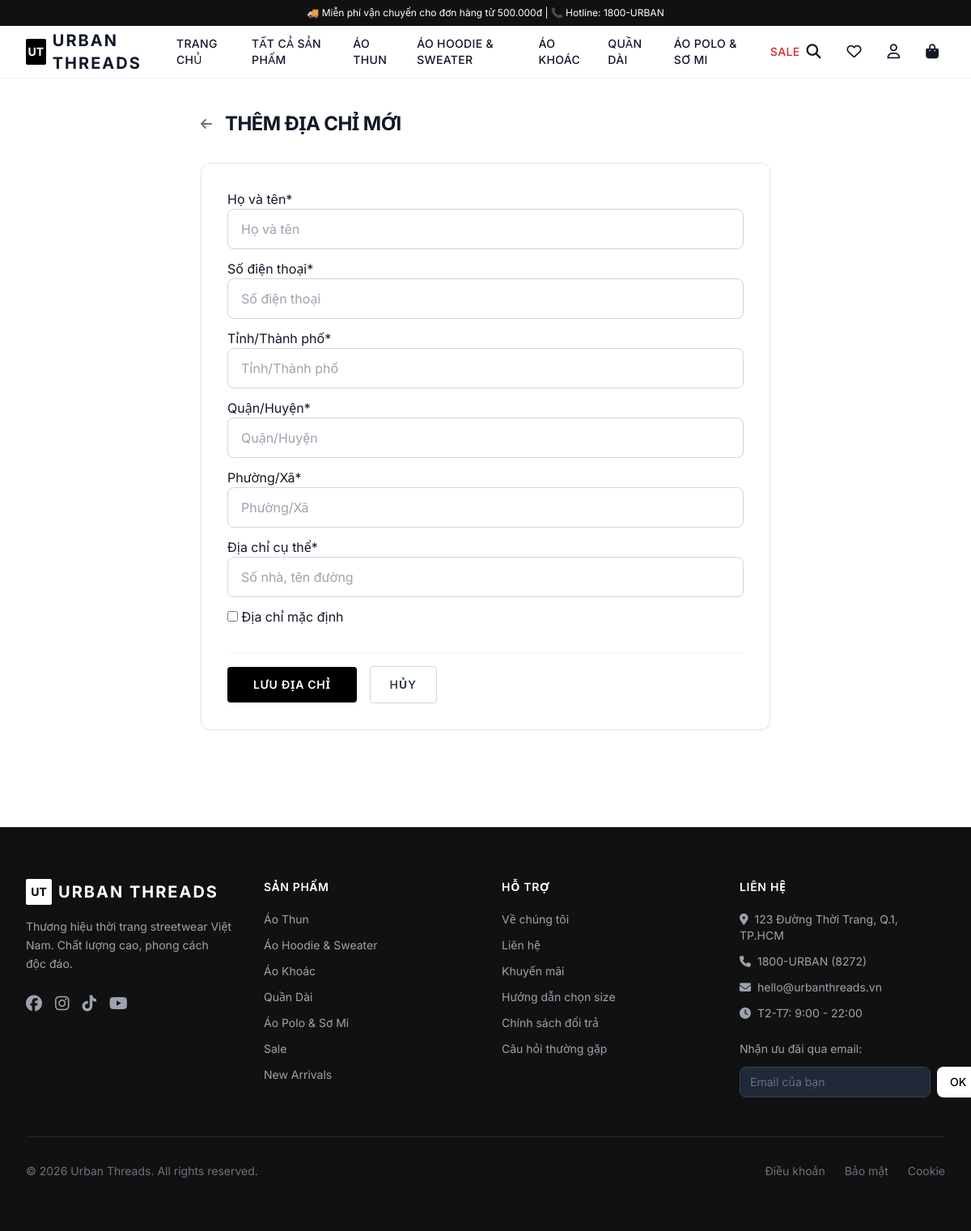
The page /accounts/addresses/add/ (signed in) on the database its author committed.
### products/models.py (models this page shows, shortened)
class Category(models.Model):
    name = models.CharField(max_length=100, verbose_name="Tên danh mục")
    slug = models.SlugField(unique=True, blank=True)
    description = models.TextField(blank=True, verbose_name="Mô tả")
    image = models.ImageField(upload_to='categories/', blank=True, null=True, verbose_name="Ảnh danh mục")
    parent = models.ForeignKey('self', on_delete=models.SET_NULL, null=True, blank=True,
                               related_name='children', verbose_name="Danh mục cha")
    is_active = models.BooleanField(default=True, verbose_name="Hiển thị")
    order = models.IntegerField(default=0, verbose_name="Thứ tự")
    created_at = models.DateTimeField(auto_now_add=True)
    class Meta:
        verbose_name = 'Danh mục'
        verbose_name_plural = 'Danh mục'
        ordering = ['order', 'name']
    def get_absolute_url(self):
        return reverse('category_detail', kwargs={'slug': self.slug})

### accounts/views.py (the view)
# urls.py: path('addresses/add/', views.address_add_view, name='address_add'),
@login_required
def address_add_view(request):
    if request.method == 'POST':
        form = AddressForm(request.POST)
        if form.is_valid():
            address = form.save(commit=False)
            address.user = request.user
            address.save()
            messages.success(request, 'Địa chỉ mới đã được thêm.')
            return redirect('address_list')
    else:
        form = AddressForm()
    return render(request, 'accounts/address_form.html', {'form': form, 'title': 'Thêm địa chỉ mới'})

### accounts/models.py (called while the page is built)
    def get_full_name(self):
        return f"{self.first_name} {self.last_name}".strip() or self.email

### cart/context_processors.py (called while the page is built)
def cart_processor(request):
    cart_count = 0
    if request.user.is_authenticated:
        try:
            cart = Cart.objects.get(user=request.user)
            cart_count = cart.total_items
        except Cart.DoesNotExist:
            pass
    elif hasattr(request.session, 'session_key') and request.session.session_key:
        try:
            cart = Cart.objects.get(session_key=request.session.session_key)
            cart_count = cart.total_items
        except Cart.DoesNotExist:
            pass
    return {'cart_count': cart_count}

### cart/models.py (called while the page is built)
    @property
    def total_items(self):
        return sum(item.quantity for item in self.items.all())

### products/context_processors.py (called while the page is built)
def categories_processor(request):
    main_categories = Category.objects.filter(is_active=True, parent=None).order_by('order')
    return {'main_categories': main_categories}

### templates/accounts/address_form.html (shortened to what this page needs)
{% extends 'base.html' %}
{% load crispy_forms_tags %}
{% block content %}
<div class="max-w-3xl mx-auto px-4 sm:px-6 lg:px-8 py-10">
    <div class="flex items-center gap-4 mb-8">
        <a href="{% url 'address_list' %}" class="text-gray-500 hover:text-black transition">
            <i class="fas fa-arrow-left"></i>
        </a>
        <h1 class="text-2xl font-bold uppercase tracking-tight">{{ title }}</h1>
    </div>
    <div class="bg-white border border-gray-200 rounded-xl p-8 shadow-sm">
        <form method="POST">
            {{ form|crispy }}
            <div class="flex items-center gap-4 mt-8 pt-4 border-t border-gray-100">
                <button type="submit" class="px-8 py-3 bg-black text-white text-sm font-semibold uppercase tracking-wider rounded hover:bg-gray-800 transition">
                    Lưu địa chỉ
                </button>
                <a href="{% url 'address_list' %}" class="px-6 py-3 border border-gray-300 text-gray-700 text-sm font-semibold uppercase tracking-wider rounded hover:bg-gray-50 transition">
                    Hủy
                </a>
            </div>
        </form>
    </div>
</div>
{% endblock %}

### templates/base.html (shortened to what this page needs)
{% load static %}
<!DOCTYPE html>
<html lang="vi" class="scroll-smooth">
<head>
    <script src="https://cdn.tailwindcss.com"></script>
    <link rel="stylesheet" href="https://cdnjs.cloudflare.com/ajax/libs/font-awesome/6.5.0/css/all.min.css">
</head>
<body class="bg-white text-gray-900 font-sans" x-data="{ cartOpen: false, mobileMenuOpen: false, searchOpen: false }">
    <header class="sticky top-0 z-50 bg-white sticky-header" id="main-header">
        <div class="bg-brand text-white text-xs text-center py-2 px-4">
            <p>🚚 Miễn phí vận chuyển cho đơn hàng từ 500.000đ | 📞 Hotline: 1800-URBAN</p>
        </div>
        <nav class="border-b border-gray-100">
            <div class="max-w-7xl mx-auto px-4 sm:px-6 lg:px-8">
                <div class="flex items-center justify-between h-16">
                    <a href="{% url 'home' %}" class="flex items-center gap-2">
                        <div class="w-8 h-8 bg-black rounded-sm flex items-center justify-center">
                            <span class="text-white font-bold text-sm">UT</span>
                        </div>
                        <span class="text-xl font-bold tracking-widest uppercase">Urban Threads</span>
                    </a>
                    <div class="hidden lg:flex items-center gap-8">
                        <a href="{% url 'home' %}" class="nav-link text-sm font-medium uppercase tracking-wide hover:text-accent">Trang chủ</a>
                        <a href="{% url 'product_list' %}" class="nav-link text-sm font-medium uppercase tracking-wide hover:text-accent">Tất cả sản phẩm</a>
                        {% for cat in main_categories %}
                        <a href="{{ cat.get_absolute_url }}" class="nav-link text-sm font-medium uppercase tracking-wide hover:text-accent">{{ cat.name }}</a>
                        {% endfor %}
                        <a href="{% url 'product_list' %}?on_sale=1" class="nav-link text-sm font-medium uppercase tracking-wide text-red-600 hover:text-red-800">SALE</a>
                    </div>
                    <div class="flex items-center gap-4">
                        <button @click="searchOpen = !searchOpen" class="p-2 hover:text-accent transition-colors">
                            <i class="fas fa-search text-lg"></i>
                        </button>
                        {% if user.is_authenticated %}
                        <a href="{% url 'wishlist' %}" class="p-2 hover:text-accent transition-colors hidden sm:block">
                            <i class="far fa-heart text-lg"></i>
                        </a>
                        {% endif %}
                        <div class="relative" x-data="{ open: false }">
                            <button @click="open = !open" class="p-2 hover:text-accent transition-colors">
                                <i class="far fa-user text-lg"></i>
                            </button>
                        </div>
                        <button @click="cartOpen = true" class="relative p-2 hover:text-accent transition-colors">
                            <i class="fas fa-shopping-bag text-lg"></i>
                        </button>
                    </div>
                </div>
            </div>
        </nav>
    </header>
    <main>
        {% block content %}{% endblock %}
    </main>
    <footer class="bg-brand text-white mt-20">
        <div class="max-w-7xl mx-auto px-4 sm:px-6 lg:px-8 py-16">
            <div class="grid grid-cols-1 md:grid-cols-2 lg:grid-cols-4 gap-10">
                <div>
                    <div class="flex items-center gap-2 mb-4">
                        <div class="w-8 h-8 bg-white rounded-sm flex items-center justify-center">
                            <span class="text-black font-bold text-sm">UT</span>
                        </div>
                        <span class="text-xl font-bold tracking-widest uppercase">Urban Threads</span>
                    </div>
                    <p class="text-gray-400 text-sm leading-relaxed">
                        Thương hiệu thời trang streetwear Việt Nam. Chất lượng cao, phong cách độc đáo.
                    </p>
                    <div class="flex gap-4 mt-6">
                        <a href="#" class="text-gray-400 hover:text-white transition"><i class="fab fa-facebook text-xl"></i></a>
                        <a href="#" class="text-gray-400 hover:text-white transition"><i class="fab fa-instagram text-xl"></i></a>
                        <a href="#" class="text-gray-400 hover:text-white transition"><i class="fab fa-tiktok text-xl"></i></a>
                        <a href="#" class="text-gray-400 hover:text-white transition"><i class="fab fa-youtube text-xl"></i></a>
                    </div>
                </div>
                <div>
                    <h4 class="font-semibold uppercase tracking-wider mb-5 text-sm">Sản phẩm</h4>
                    <ul class="space-y-3 text-sm text-gray-400">
                        {% for cat in main_categories %}
                        <li><a href="{{ cat.get_absolute_url }}" class="hover:text-white transition">{{ cat.name }}</a></li>
                        {% endfor %}
                        <li><a href="{% url 'product_list' %}?on_sale=1" class="hover:text-white transition">Sale</a></li>
                        <li><a href="{% url 'product_list' %}?is_new=1" class="hover:text-white transition">New Arrivals</a></li>
                    </ul>
                </div>
                <div>
                    <h4 class="font-semibold uppercase tracking-wider mb-5 text-sm">Hỗ trợ</h4>
                    <ul class="space-y-3 text-sm text-gray-400">
                        <li><a href="{% url 'about' %}" class="hover:text-white transition">Về chúng tôi</a></li>
                        <li><a href="{% url 'contact' %}" class="hover:text-white transition">Liên hệ</a></li>
                        <li><a href="{% url 'promotions' %}" class="hover:text-white transition">Khuyến mãi</a></li>
                        <li><a href="#" class="hover:text-white transition">Hướng dẫn chọn size</a></li>
                        <li><a href="#" class="hover:text-white transition">Chính sách đổi trả</a></li>
                        <li><a href="#" class="hover:text-white transition">Câu hỏi thường gặp</a></li>
                    </ul>
                </div>
                <div>
                    <h4 class="font-semibold uppercase tracking-wider mb-5 text-sm">Liên hệ</h4>
                    <ul class="space-y-3 text-sm text-gray-400">
                        <li><i class="fas fa-map-marker-alt mr-2"></i>123 Đường Thời Trang, Q.1, TP.HCM</li>
                        <li><i class="fas fa-phone mr-2"></i>1800-URBAN (8272)</li>
                        <li><i class="fas fa-envelope mr-2"></i>hello@urbanthreads.vn</li>
                        <li><i class="fas fa-clock mr-2"></i>T2-T7: 9:00 - 22:00</li>
                    </ul>
                    <div class="mt-6">
                        <p class="text-sm text-gray-400 mb-3">Nhận ưu đãi qua email:</p>
                        <form class="flex gap-2">
                            <input type="email" placeholder="Email của bạn"
                                   class="flex-1 px-3 py-2 bg-gray-800 border border-gray-700 rounded-lg text-sm text-white placeholder-gray-500 focus:outline-none focus:border-white">
                            <button type="submit" class="px-4 py-2 bg-white text-black text-sm font-medium rounded-lg hover:bg-gray-100 transition">
                                OK
                            </button>
                        </form>
                    </div>
                </div>
            </div>
            <div class="border-t border-gray-800 mt-12 pt-8 flex flex-col sm:flex-row justify-between items-center gap-4 text-sm text-gray-500">
                <p>© 2026 Urban Threads. All rights reserved.</p>
                <div class="flex gap-6">
                    <a href="#" class="hover:text-gray-300 transition">Điều khoản</a>
                    <a href="#" class="hover:text-gray-300 transition">Bảo mật</a>
                    <a href="#" class="hover:text-gray-300 transition">Cookie</a>
                </div>
            </div>
        </div>
    </footer>
</body>
</html>

### templates/base.html (style rules this page uses)
.nav-link { transition: all 0.2s ease; }
.sticky-header { transition: box-shadow 0.3s ease; }

### rows shown on the page
Category: name "ÁO THUN", name "Áo Thun"
Category: name "ÁO HOODIE & SWEATER", name "Áo Hoodie & Sweater"
Category: name "ÁO KHOÁC", name "Áo Khoác"
Category: name "QUẦN DÀI", name "Quần Dài"
Category: name "ÁO POLO & SƠ MI", name "Áo Polo & Sơ Mi"

### other values the page prints
{{ title }} "THÊM ĐỊA CHỈ MỚI"
